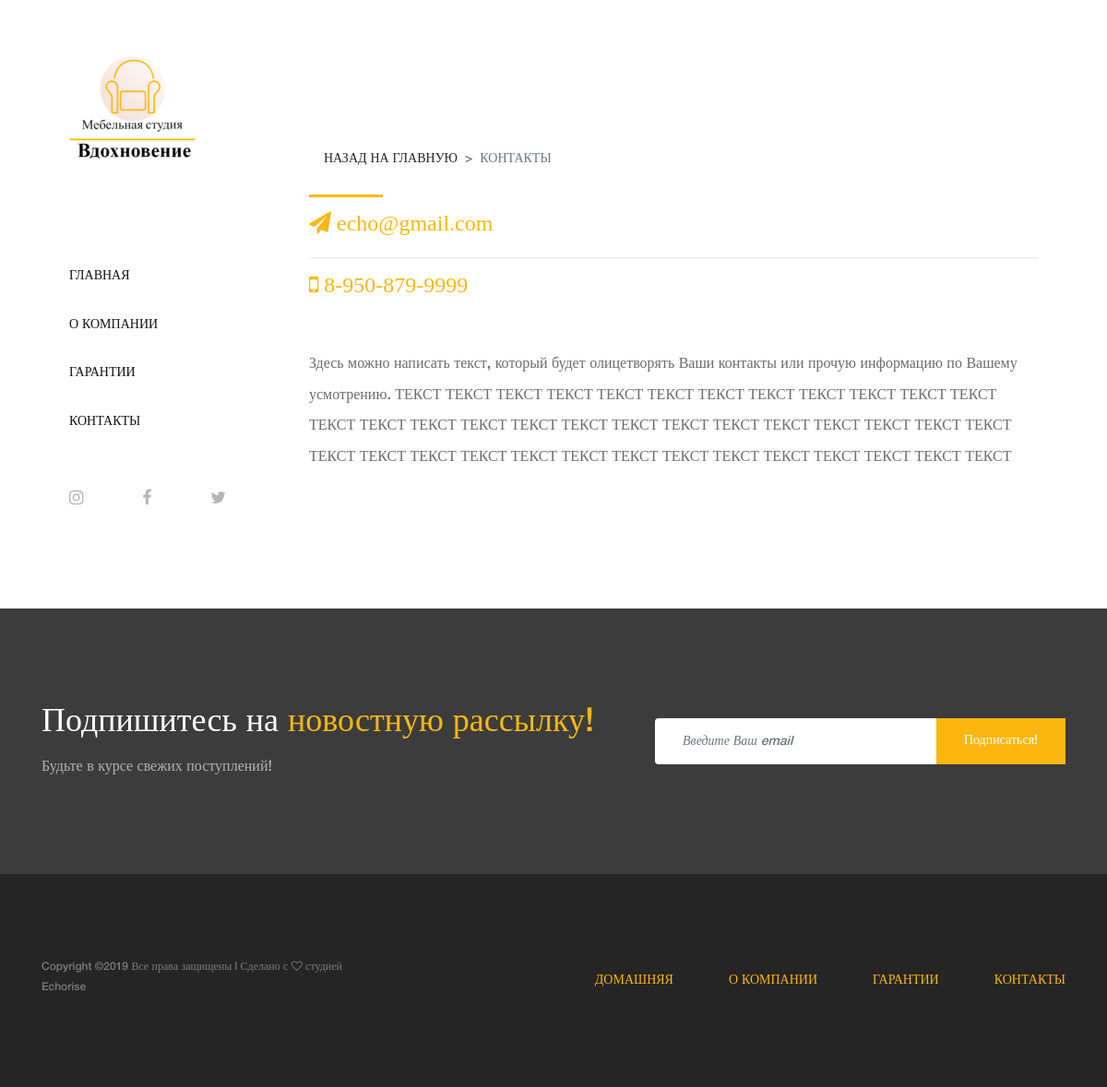
/contacts/, run on the app's committed database.
### contacts/models.py (models this page shows, shortened)
class Contacts(models.Model):
    email = models.EmailField(max_length=128, default=True, verbose_name='Емейл')
    phone = models.CharField(max_length=18, default=True, verbose_name='Номер телефона')
    description = models.TextField(blank=True, null=True, default=None, verbose_name='Полное описание вкладки "Контакты"')
    is_active = models.BooleanField(default=True, verbose_name='Актуально?')
    created = models.DateTimeField(default=timezone.now, verbose_name='Дата создания записи')
    updated = models.DateTimeField(default=timezone.now, verbose_name='Дата редактирования записи')
    class Meta:
        verbose_name = 'Контакт'
        verbose_name_plural = 'Контакты'

### landing/views.py (the view)
# urls.py: url(r'^contacts/$', views.contacts, name='contacts'),
def contacts(request):
    contact = Contacts.objects.get(id=1)
    session_key = request.session.session_key
    if not session_key:
        request.session.cycle_key()
    print(request.session.session_key)
    form = SubscriberForm(request.POST or None)
    if request.method == "POST" and form.is_valid():
        print(request.POST)
        print(form.cleaned_data)
        data = form.cleaned_data
        print(form.cleaned_data["email"])
        new_form = form.save()
    return render(request, 'contacts/contacts.html', locals())

### landing/forms.py
class SubscriberForm(forms.ModelForm):
    class Meta:
        model = Subscriber
        exclude = ["created", "updated"]

### templates/contacts/contacts.html
{% extends 'base.html' %}
{% load static %}
{% block content %}
<div class="single-product-area section-padding-100 clearfix">
    <div class="container-fluid">
        <div class="row">
            <div class="col-12">
                <nav aria-label="breadcrumb">
                    <ol class="breadcrumb mt-50">
                        <li class="breadcrumb-item"><a href="{% url 'home' %}">Назад на главную</a></li>
                        <li class="breadcrumb-item active" aria-current="page">Контакты</li>
                    </ol>
                </nav>
            </div>
        </div>
        <div class="row">
            <div class="col-12 col-lg-12">
                <div class="single_product_desc">
                    <div class="product-meta-data">
                        <div class="line"></div>
                        <p class="product-price fa fa-send"> {{ contact.email }}</p>
                    </div>
                    <hr>
                    <div class="product-meta-data">
                        <h6 class="product-price fa fa-mobile-phone"> {{ contact.phone }}</h6>
                    </div>
                    <div class="short_overview my-5">
                        <p>{{ contact.description }}</p>
                    </div>
                </div>
            </div>
        </div>
    </div>
</div>
{% endblock content %}

### static/static_dev/css/core-style.css (style rules this page uses)
* { margin: 0; padding: 0; }
body { font-family: "helveticaneuemedium"; font-size: 16px; }
h1, h2, h3, h4, h5, h6 { color: #242424; line-height: 1.3; font-weight: 400; }
p { color: #6d6d6d; font-size: 16px; line-height: 1.9; font-weight: 400; }
a { -webkit-transition: all 500ms ease 0s; transition: all 500ms ease 0s; text-decoration: none; outline: 0 solid transparent; color: #131212; font-weight: 400; font-size: 12px; }
ul, ol { margin: 0; }
ul li, ol li { list-style: none; }
.mt-50 { margin-top: 50px !important; }
.section-padding-100 { padding-top: 100px; padding-bottom: 100px; }
.main-content-wrapper .single-product-area { position: relative; z-index: 1; -webkit-box-flex: 0; -ms-flex: 0 0 calc(95% - 320px); flex: 0 0 calc(95% - 320px); width: calc(95% - 320px); max-width: calc(95% - 320px); }
.main-content-wrapper .single-product-area .breadcrumb { background-color: transparent; }
.main-content-wrapper .single-product-area .breadcrumb .breadcrumb-item { font-size: 14px; text-transform: uppercase; }
.main-content-wrapper .single-product-area .breadcrumb .breadcrumb-item a { color: #242424; font-size: 14px; text-transform: uppercase; }
.main-content-wrapper .single-product-area .breadcrumb .breadcrumb-item + .breadcrumb-item::before { content: ">"; }
.main-content-wrapper .single-product-area .single_product_desc { position: relative; z-index: 1; }
.main-content-wrapper .single-product-area .single_product_desc .product-meta-data .line { width: 80px; height: 3px; background-color: #fbb710; margin-bottom: 15px; display: block; }
.main-content-wrapper .single-product-area .single_product_desc .product-meta-data .product-price { font-size: 24px; font-weight: 400; color: #fbb710; line-height: 1; margin-bottom: 10px; }
.main-content-wrapper .single-product-area .single_product_desc .short_overview p { line-height: 2.1; color: #6b6b6b; }

### data on the page
Contacts: email "echo@gmail.com", phone "8-950-879-9999", description "Здесь можно написать текст, который будет олицетворять Ваши контакты или прочую информацию по Вашему усмотрению. ТЕКСТ ТЕКСТ ТЕКСТ ТЕКСТ ТЕКСТ ТЕКСТ ТЕКСТ ТЕКСТ ТЕКСТ ТЕКСТ ТЕКСТ ТЕКСТ ТЕКСТ ТЕКСТ ТЕКСТ ТЕКСТ ТЕКСТ ТЕКСТ ТЕКСТ ТЕКСТ ТЕКСТ ТЕКСТ ТЕКСТ ТЕКСТ ТЕКСТ ТЕКСТ ТЕКСТ ТЕКСТ ТЕКСТ ТЕКСТ ТЕКСТ ТЕКСТ ТЕКСТ ТЕКСТ ТЕКСТ ТЕКСТ ТЕКСТ ТЕКСТ ТЕКСТ ТЕКСТ"
